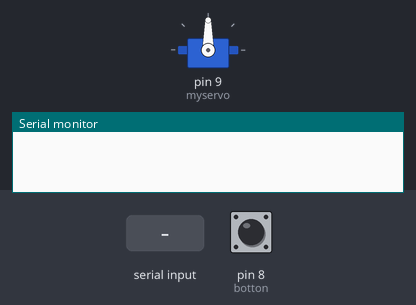
A sketch run on a simulated Arduino Uno, built with avr-gcc and run on an emulated ATmega328P. Shown: servo, the last lines printed to the serial monitor. Inputs (shaded band) come from the test bench; at power-on: pin 8 (botton) LOW.

Above: at 1.2 s.
1.3 s: "90,45\n" received over the second serial link
At 1.8 s:
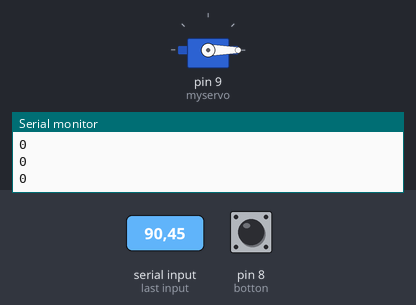
Timing chart, 0 to 4.3 s (numbered marks = the images above; inputs shaded):
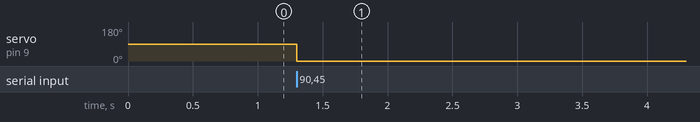

The sketch:

aduToNodev2.ino
```cpp
#include <SoftwareSerial.h>
#include <Servo.h>

Servo myservo;

int botton = 8;
SoftwareSerial ArduinoSerial(3, 2); // RX, TX

void setup() {
  pinMode(8, INPUT);
  myservo.attach(9);
  Serial.begin(115200);
  ArduinoSerial.begin(4800);
}
void loop() {
  while (ArduinoSerial.available() > 0) {
    int value = digitalRead(botton);
    Serial.println(value);
    float val = ArduinoSerial.parseFloat();
    if(value == 1){
    myservo.write(90);

    }else{
    myservo.write(0);
    }
  }
}
//เชื่อม NODE กับ Arduino และ ทำให้ มอเตอร์หมุน
```

Measured:
- after the input at 1.3 s, servo on pin 9 (myservo): 90° → 0° at once
